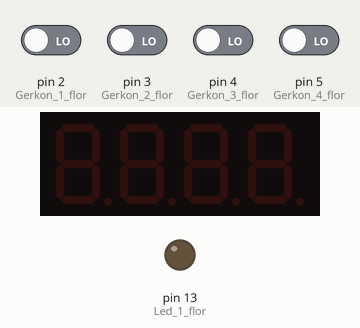
A sketch run on a simulated Arduino Uno, built with avr-gcc and run on an emulated ATmega328P. On the bench: 4-digit seven-segment display, output pins drawn as LEDs (lit = HIGH). The inputs (shaded band) are chosen by the test bench; at power-on: pin 2 (Gerkon_1_flor), pin 3 (Gerkon_2_flor), pin 4 (Gerkon_3_flor), pin 5 (Gerkon_4_flor) LOW.

Above: at 1.2 s.
1.3 s: pin 2 (Gerkon_1_flor) driven HIGH
At 2.5 s:
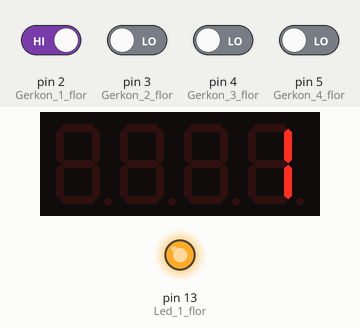
2.8 s: pin 3 (Gerkon_2_flor) driven HIGH
At 3.6 s:
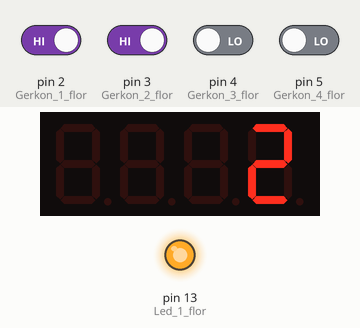
5.8 s: pin 4 (Gerkon_3_flor) driven HIGH
At 7.2 s:
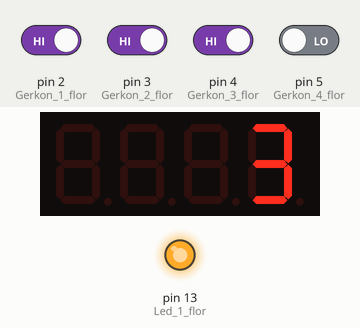
8.8 s: pin 5 (Gerkon_4_flor) driven HIGH
At 10.0 s:
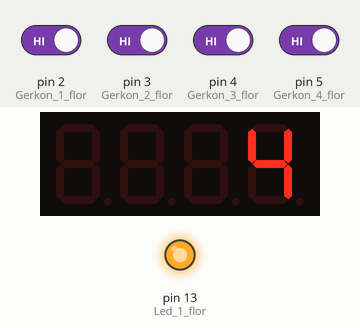
10.3 s: pin 2 (Gerkon_1_flor) driven LOW
At 11.5 s:
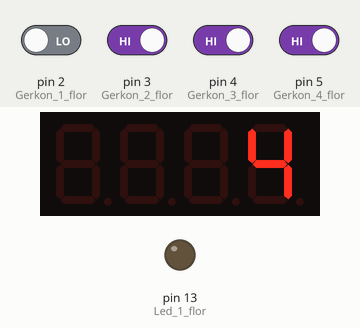
Timing chart, 0 to 13.3 s (numbered marks = the images above; inputs shaded):
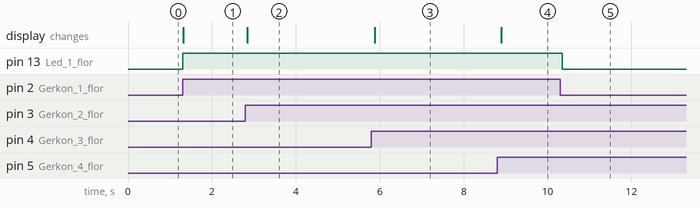

Measured:
- after the input at 1.3 s, pin 13 (Led_1_flor): LOW → HIGH at once; the display: changes at once (image 1)
- after the input at 2.8 s, the display: changes after 0.05 s (image 2)
- after the input at 5.8 s, the display: changes after 0.08 s (image 3)
- after the input at 8.8 s, the display: changes after 0.10 s (image 4)
- after the input at 10.3 s, pin 13 (Led_1_flor): HIGH → LOW after 0.05 s

The sketch:

gerkon.ino
```cpp
#include <Arduino.h>
#include <TM1637Display.h>

// Module connection pins (Digital Pins)
#define CLK 9
#define DIO 8

// The amount of time (in milliseconds) between tests
#define TEST_DELAY   2000


TM1637Display display(CLK, DIO);
int Led_1_flor = 13; //  контакт для led 1 поверх
int Led_2_flor = 12; //  контакт для led 2 поверх
int Led_3_flor = 11; //  контакт для led 3 поверх
int Led_4_flor = 10; //  контакт для led 4 поверх
int Gerkon_1_flor = 2; // контакт для геркона 1 поверх
int Gerkon_2_flor = 3; // контакт для геркона 2 поверх
int Gerkon_3_flor = 4; // контакт для геркона 3 поверх
int Gerkon_4_flor = 5; // контакт для геркона 4 поверх
int val_1_flor = 0; // змніна для  стану геркона 1 поверх
int val_2_flor = 0; // змніна для  стану геркона 2 поверх
int val_3_flor = 0; // змніна для  стану геркона 3 поверх
int val_4_flor = 0; // змніна для  стану геркона 4 поверх

void setup() {
pinMode(Led_1_flor, OUTPUT); // установить Door_Led_Pin как выход
pinMode(Gerkon_1_flor, INPUT); // установить Door_Sensor_Pin как вход

}


void loop(){
   display.setBrightness(0x0f);

  uint8_t data[] = { 0x0, 0x0, 0x0, 0x0 };
val_1_flor = digitalRead(Gerkon_1_flor); // зчитутвати Gerkon_1_flor
val_2_flor = digitalRead(Gerkon_2_flor); // зчитутвати Gerkon_2_flor
val_3_flor = digitalRead(Gerkon_3_flor); // зчитутвати Gerkon_3_flor
val_4_flor = digitalRead(Gerkon_4_flor); // зчитутвати Gerkon_4_flor

if (val_1_flor == HIGH) { // якщо ліфт на поверсі то включити лед
digitalWrite(Led_1_flor, HIGH); //включити led

display.showNumberDec(1, false, 3, 1);// вивід на екран номер поверха


} else {
digitalWrite(Led_1_flor, LOW); //виключити led
}
if (val_2_flor == HIGH) { // якщо ліфт на поверсі то включити лед
digitalWrite(Led_2_flor, HIGH); //включити led
display.showNumberDec(2, false, 3, 1);// вивід на екран номер поверха
}else {
digitalWrite(Led_2_flor, LOW); //виключити led
}
if (val_3_flor == HIGH) { // якщо ліфт на поверсі то включити лед
digitalWrite(Led_3_flor, HIGH); //включити  led
display.showNumberDec(3, false, 3, 1);// вивід на екран номер поверха
}else {
digitalWrite(Led_3_flor, LOW); //виключити  led
}
if (val_4_flor == HIGH) { // якщо ліфт на поверсі то включити лед
digitalWrite(Led_4_flor, HIGH); //включити  led
display.showNumberDec(4, false, 3, 1);// вивід на екран номер поверха
}else {
digitalWrite(Led_4_flor, LOW); //виключити  led
}
}
```
